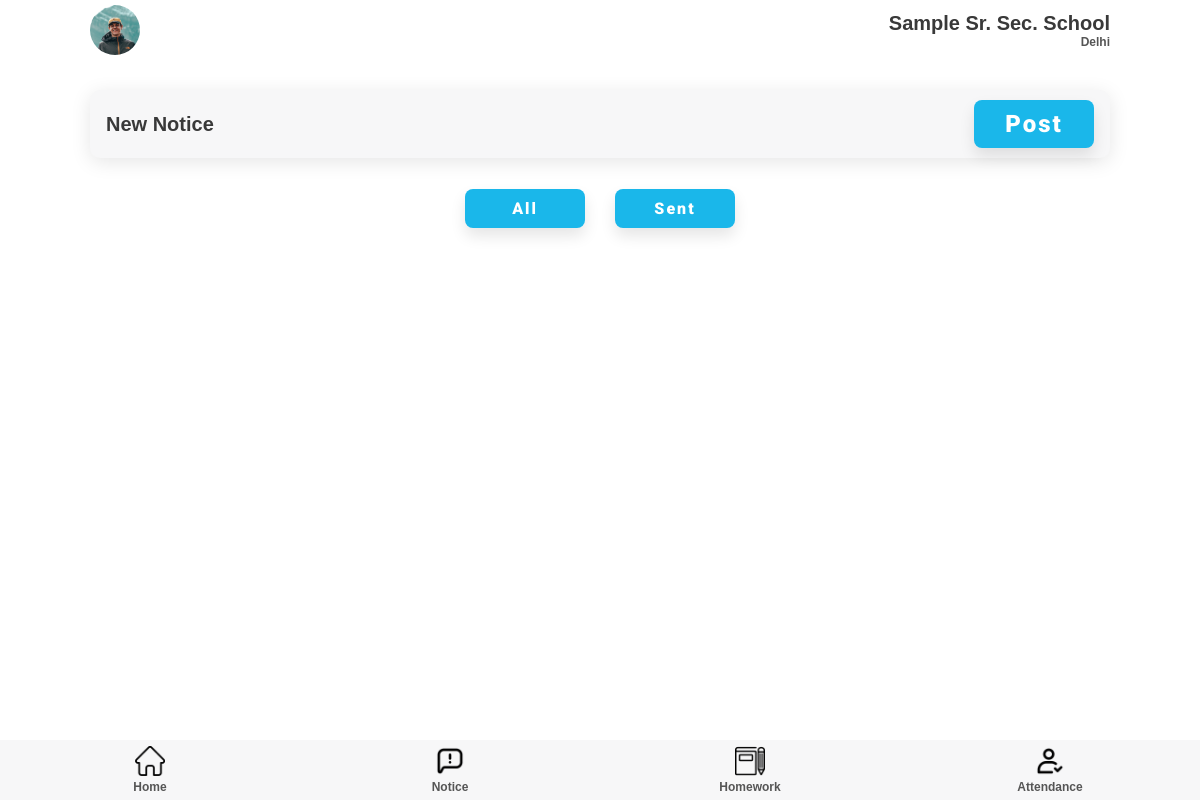
Page /notice/teacher/showNotice/ (signed in) on the earlier database version.
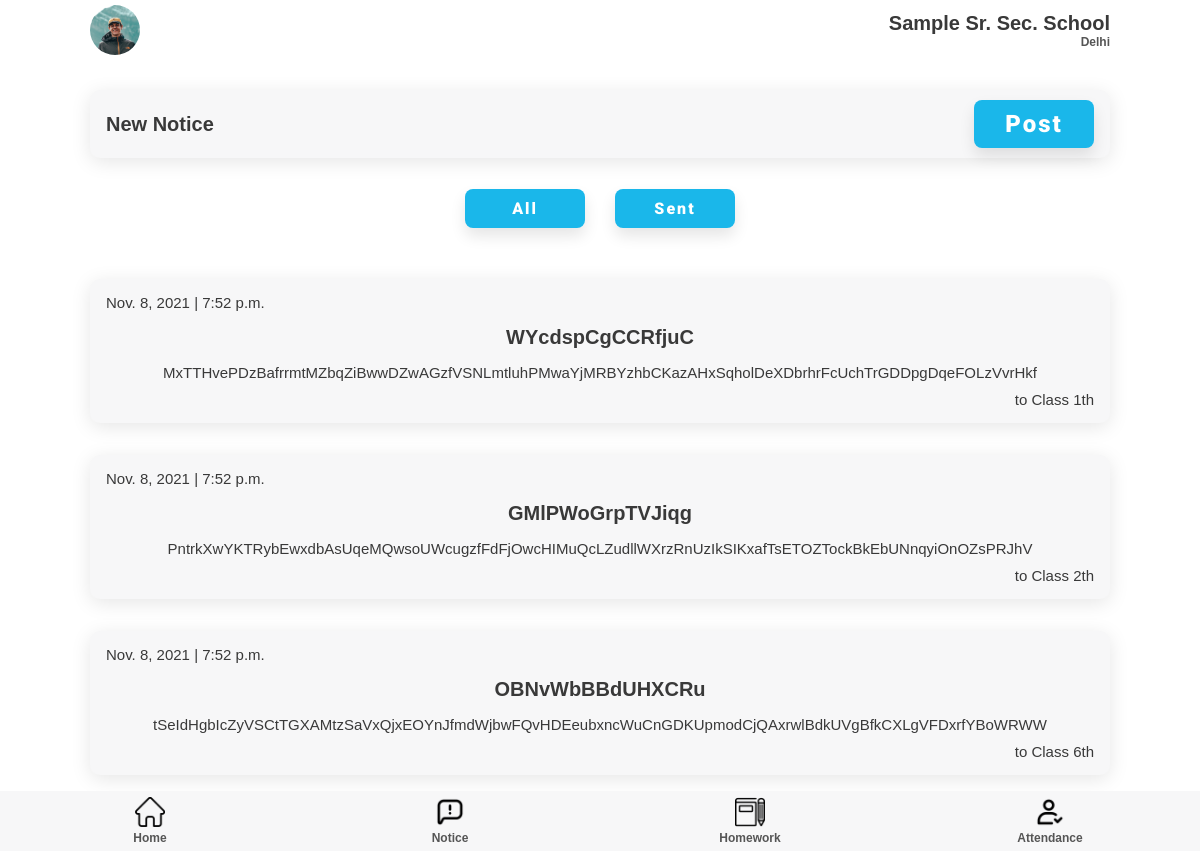
Same page on the later database version.
### notice/models.py (models this page shows)
class receiver(models.Model):
        note = models.ForeignKey(notice, on_delete=models.CASCADE)
        receiver = models.ForeignKey(classSection, on_delete=models.CASCADE)
        posted_by = models.ForeignKey(User, on_delete=models.CASCADE)

class notice(models.Model):
        topic = models.CharField(max_length=200)
        desc = models.CharField(max_length=2000)
        date = models.DateTimeField(auto_now=True)

### teacher/models.py (models this page shows)
class classSection(models.Model):
    Class = models.IntegerField()
    section = models.CharField(max_length=50)
    teacher = models.OneToOneField(teacher, on_delete=models.PROTECT)

### notice/views.py (the view)
# urls.py: path('teacher/showNotice/', views.showNotice, name='showNotice'),
def showNotice(request):
    receivers = receiver.objects.filter(posted_by = request.user)
    return render(request, 'addNotice.html', {'receivers': receivers})

### templates/teacher/addNotice.html
{% extends 'attendance.html' %}
{% load static %}
{% block extra-head %}
    <link rel="stylesheet" href="{% static '/css/style.css' %}" />
    <link rel="stylesheet" href="{% static '/css/attendance.css' %}" />
    <link rel="stylesheet" href="{% static '/css/notice.css' %}" />
{% endblock extra-head %}
{% block content %}
<section id="main">
      <section id="start-att">
        <div class="component-back">
          <div>
            <h2>New Notice</h2>
          </div>
          <a href="{% url 'notice:createNotice' %}"
            ><button class="btn btn-lg">Post</button></a
          >
        </div>
      </section>
      <section class="notice-toggle">
        <div class="notice-buttons">
          <button class="btn btn-md">All</button>
          <button class="btn btn-md">Sent</button>
        </div>
      </section>
      <section id="home-menu">
        <div class="home-menu">
          {% for receiver in receivers %}
          <div class="menu-list notice-list">
            <p>{{ receiver.note.date.date }} | {{ receiver.note.date.time }}</p>
            <h2>{{ receiver.note.topic }}</h2>
            <p>
              {{ receiver.note.desc }}
            </p>
            <p>to Class {{ receiver.receiver.Class }}th</p>
          </div>
          {% endfor %}
        </div>
      </section>
</section>
{% endblock content %}

Differences in the rows shown:
added receiver: note "Nov. 8, 2021", note.date.time "7:52 p.m.", note.topic "WYcdspCgCCRfjuC", note.desc "MxTTHvePDzBafrrmtMZbqZiBwwDZwAGzfVSNLmtluhPMwaYjMRBYzhbCKazAHxSqholDeXDbrhrFcUchTrGDDpgDqeFOLzVvrHkf", receiver.Class "1"
added receiver: note "Nov. 8, 2021", note.date.time "7:52 p.m.", note.topic "GMlPWoGrpTVJiqg", note.desc "PntrkXwYKTRybEwxdbAsUqeMQwsoUWcugzfFdFjOwcHIMuQcLZudllWXrzRnUzIkSIKxafTsETOZTockBkEbUNnqyiOnOZsPRJhV", receiver.Class "2"
added receiver: note "Nov. 8, 2021", note.date.time "7:52 p.m.", note.topic "OBNvWbBBdUHXCRu", note.desc "tSeIdHgbIcZyVSCtTGXAMtzSaVxQjxEOYnJfmdWjbwFQvHDEeubxncWuCnGDKUpmodCjQAxrwlBdkUVgBfkCXLgVFDxrfYBoWRWW", receiver.Class "6"
